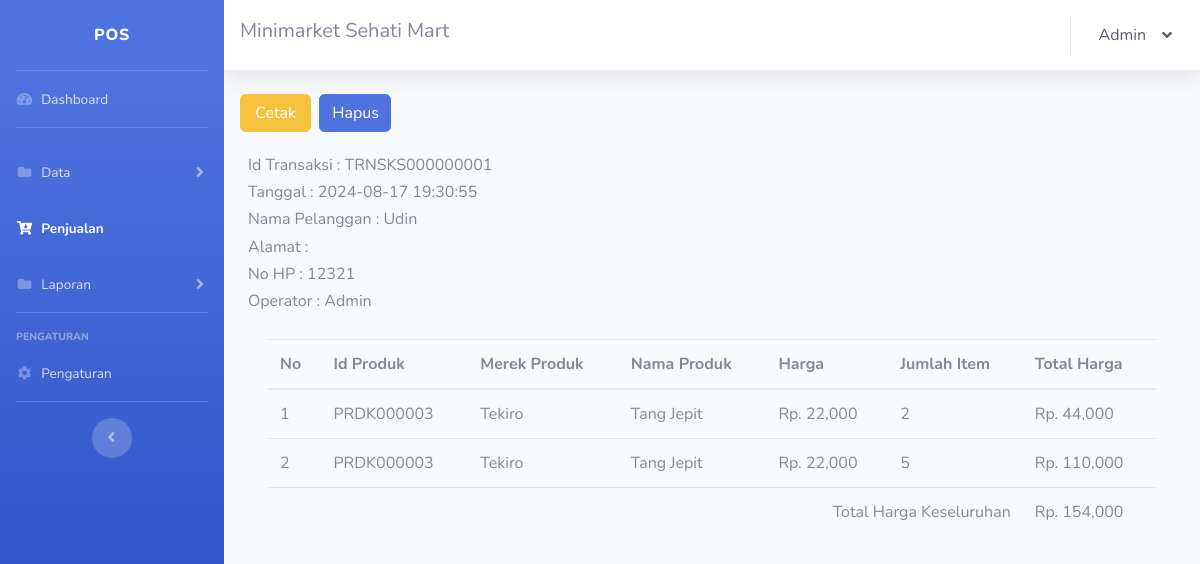
Page /penjualan_view.php?transaksi_id=TRNSKS000000001 (signed in) on the committed database.
### tables this page shows
CREATE TABLE `tbl_pengaturan` (
  `pengaturan_id` int NOT NULL,
  `pengaturan_nama_sidebar` text NOT NULL,
  `pengaturan_nama_navbar` text NOT NULL,
  `pengaturan_alamat` text NOT NULL,
  `pengaturan_no_hp` varchar(15) NOT NULL
);

CREATE TABLE `tbl_pengguna` (
  `pengguna_id` int NOT NULL,
  `pengguna_nama` text NOT NULL,
  `username` varchar(30) NOT NULL,
  `password` varchar(30) NOT NULL,
  `pengguna_pilihan` varchar(30) NOT NULL
);

CREATE TABLE `tbl_pelanggan` (
  `pelanggan_id` varchar(10) NOT NULL,
  `pelanggan_nama` text NOT NULL,
  `pelanggan_no_hp` varchar(15) NOT NULL
);

CREATE TABLE `tbl_transaksi` (
  `keranjang_id` int NOT NULL,
  `transaksi_id` varchar(15) NOT NULL,
  `tgl_wktu_transaksi` varchar(20) NOT NULL,
  `pelanggan_id` varchar(10) NOT NULL,
  `produk_id` varchar(10) NOT NULL,
  `jumlah_item` int NOT NULL,
  `total_harga_m` int NOT NULL,
  `total_harga` int NOT NULL,
  `total_bayar` int NOT NULL,
  `kembalian` int NOT NULL,
  `diskon` int NOT NULL DEFAULT '0',
  `pengguna` text NOT NULL
);

CREATE TABLE `tbl_produk` (
  `produk_id` varchar(10) NOT NULL,
  `produk_kategori` text NOT NULL,
  `produk_merek` text NOT NULL,
  `produk_nama` text NOT NULL,
  `produk_stok` int NOT NULL,
  `produk_harga_modal` int NOT NULL,
  `produk_harga_jual` int NOT NULL,
  `produk_satuan` varchar(30) NOT NULL
);

### penjualan_view.php (the view, shortened to what this page needs)
<!DOCTYPE html>
<html lang="en">
<?php
include 'config.php';
$query = "SELECT * FROM tbl_pengaturan";
$result = mysqli_query($config, $query);
$row = mysqli_fetch_assoc($result);
$pengaturan_nama_sidebar = $row["pengaturan_nama_sidebar"] ?? '';
$pengaturan_nama_navbar = $row["pengaturan_nama_navbar"] ?? '';
$query = "SELECT * FROM tbl_pengguna WHERE pengguna_id='{$_SESSION['pengguna_id']}'";
$result = mysqli_query($config, $query);
$row = mysqli_fetch_assoc($result);
$pengguna_nama = $row["pengguna_nama"] ?? '';
?>
<head>
    <link href="vendor/fontawesome-free/css/all.min.css" rel="stylesheet" type="text/css">
    <link href="css/sb-admin-2.min.css" rel="stylesheet">
</head>
<body id="page-top">
    <div id="wrapper">
        <ul class="navbar-nav bg-gradient-primary sidebar sidebar-dark accordion" id="accordionSidebar">
            <a class="sidebar-brand d-flex align-items-center justify-content-center" href="index.html">
                <div class="sidebar-brand-text mx-3"><?= htmlspecialchars($pengaturan_nama_sidebar) ?></div>
            </a>
            <hr class="sidebar-divider my-0">
            <li class="nav-item">
                <a class="nav-link" href="index.php">
                    <i class="fas fa-fw fa-tachometer-alt"></i>
                    <span>Dashboard</span></a>
            </li>
            <hr class="sidebar-divider">
            <li class="nav-item">
                <a class="nav-link collapsed" href="#" data-toggle="collapse" data-target="#collapseTwo" aria-expanded="true" aria-controls="collapseTwo">
                    <i class="fas fa-fw fa-folder"></i>
                    <span>Data</span>
                </a>
            </li>
            <li class="nav-item active">
                <a class="nav-link" href="penjualan.php">
                    <i class="fas fa-fw fa-cart-arrow-down"></i>
                    <span>Penjualan</span></a>
            </li>
            <li class="nav-item">
                <a class="nav-link collapsed" href="#" data-toggle="collapse" data-target="#collapseFour" aria-expanded="true" aria-controls="collapseTwo">
                    <i class="fas fa-fw fa-folder"></i>
                    <span>Laporan</span>
                </a>
            </li>
            <hr class="sidebar-divider">
            <div class="sidebar-heading">Pengaturan</div>
            <li class="nav-item">
                <a class="nav-link" href="pengaturan.php">
                    <i class="fas fa-fw fa-cog"></i>
                    <span>Pengaturan</span></a>
            </li>
            <hr class="sidebar-divider d-none d-md-block">
            <div class="text-center d-none d-md-inline">
                <button class="rounded-circle border-0" id="sidebarToggle"></button>
            </div>
        </ul>
        <div id="content-wrapper" class="d-flex flex-column">
            <div id="content">
                <nav class="navbar navbar-expand navbar-light bg-white topbar mb-4 static-top shadow">
                    <h5><?= htmlspecialchars($pengaturan_nama_navbar) ?></h5>
                    <ul class="navbar-nav ml-auto">
                        <li class="nav-item dropdown no-arrow">
                            <a class="nav-link dropdown-toggle text-dark" href="#" id="userDropdown" role="button" data-toggle="dropdown" aria-haspopup="true" aria-expanded="false">
                                <?= htmlspecialchars($pengguna_nama) ?>
                                <i class="ml-3 fas fa-angle-down"></i>
                            </a>
                        </li>
                    </ul>
                </nav>
                <div class="container-fluid">
                    <?php
                    $query = "SELECT transaksi_id, tgl_wktu_transaksi, pelanggan_id, SUM(jumlah_item) AS jumlah_item, SUM(total_harga) AS total_harga, pengguna
FROM tbl_transaksi
WHERE transaksi_id='{$_GET['transaksi_id']}'
GROUP BY transaksi_id, tgl_wktu_transaksi, pelanggan_id, pengguna
";
                    $result = mysqli_query($config, $query);
                    $transaksi = mysqli_fetch_assoc($result);
                    $transaksi_id = $transaksi["transaksi_id"] ?? '';
                    $tgl_wktu_transaksi = $transaksi["tgl_wktu_transaksi"] ?? '';
                    $pelanggan_id = $transaksi["pelanggan_id"] ?? '';
                    $pengguna = $transaksi["pengguna"] ?? '';
                    $query = "SELECT * FROM tbl_pelanggan WHERE pelanggan_id='$pelanggan_id'";
                    $result = mysqli_query($config, $query);
                    $pelanggan = mysqli_fetch_assoc($result);
                    $pelanggan_nama = $pelanggan["pelanggan_nama"] ?? '';
                    $pelanggan_alamat = $pelanggan["pelanggan_alamat"] ?? '';
                    $pelanggan_no_hp = $pelanggan["pelanggan_no_hp"] ?? '';
                    ?>
                    <div class="row my-4">
                        <div class="col-lg-1 px-1">
                            <a href="penjualan_cetak.php?transaksi_id=<?= htmlspecialchars($transaksi_id) ?>" class="btn btn-warning btn-block">Cetak</a>
                        </div>
                        <div class="col-lg-1 px-1">
                            <a href="penjualan_hapus_satuan.php?transaksi_id=<?= htmlspecialchars($transaksi_id) ?>" class="btn btn-primary btn-user btn-block">Hapus</a>
                        </div>
                    </div>
                    <h6>Id Transaksi : <?= htmlspecialchars($transaksi_id) ?> </h6>
                    <h6>Tanggal : <?= htmlspecialchars($tgl_wktu_transaksi) ?> </h6>
                    <h6>Nama Pelanggan : <?= htmlspecialchars($pelanggan_nama) ?> </h6>
                    <h6>Alamat : <?= htmlspecialchars($pelanggan_alamat) ?> </h6>
                    <h6>No HP : <?= htmlspecialchars($pelanggan_no_hp) ?> </h6>
                    <h6>Operator : <?= htmlspecialchars($pengguna) ?> </h6>
                    <div class="card-body">
                        <div class="table-responsive">
                            <table class="table" width="100%" cellspacing="0">
                                <thead>
                                    <tr>
                                        <th>No</th>
                                        <th>Id Produk</th>
                                        <th>Merek Produk</th>
                                        <th>Nama Produk</th>
                                        <th>Harga</th>
                                        <th>Jumlah Item</th>
                                        <th>Total Harga</th>
                                    </tr>
                                </thead>
                                <tbody>
                                    <?php
                                    $no = 1;
                                    $query = "SELECT * FROM tbl_transaksi WHERE transaksi_id='{$_GET['transaksi_id']}'";
                                    $result = mysqli_query($config, $query);
                                    while ($row = mysqli_fetch_assoc($result)) {
                                        $produk_id = htmlspecialchars($row["produk_id"]);
                                        $jumlah_item = htmlspecialchars($row["jumlah_item"]);
                                        $total_harga = number_format($row["total_harga"], 0);
                                        $query = "SELECT * FROM tbl_produk WHERE produk_id='$produk_id'";
                                        $result_produk = mysqli_query($config, $query);
                                        $produk = mysqli_fetch_assoc($result_produk);
                                        $produk_nama = htmlspecialchars($produk["produk_nama"]);
                                        $produk_merek = htmlspecialchars($produk["produk_merek"]);
                                        $produk_harga_jual = number_format($produk["produk_harga_jual"], 0);
                                        echo "
                                            <tr>
                                                <td>$no</td>
                                                <td>$produk_id</td>
                                                <td>$produk_merek</td>
                                                <td>$produk_nama</td>
                                                <td>Rp. $produk_harga_jual</td>
                                                <td>$jumlah_item</td>
                                                <td>Rp. $total_harga</td>
                                            </tr>
                                        ";
                                        $no++;
                                    }
                                    $query = "SELECT SUM(total_harga) AS total_harga FROM tbl_transaksi WHERE transaksi_id='{$_GET['transaksi_id']}'";
                                    $result = mysqli_query($config, $query);
                                    $total = mysqli_fetch_assoc($result);
                                    $total_harga_keseluruhan = number_format($total["total_harga"], 0);
                                    echo "
                                        <tr>
                                            <td colspan='6' align='right'>Total Harga Keseluruhan</td>
                                            <td>Rp. $total_harga_keseluruhan</td>
                                        </tr>
                                    ";
                                    ?>
                                </tbody>
                            </table>
                        </div>
                    </div>
                </div>
            </div>
        </div>
</body>
</html>

### rows in the picture
tbl_pengaturan: pengaturan_nama_sidebar "POS", pengaturan_nama_navbar "Minimarket Sehati Mart"
tbl_pengguna: pengguna_nama "Admin"
tbl_pelanggan: pelanggan_nama "Udin", pelanggan_no_hp "12321"
tbl_transaksi: produk "PRDK000003", produk.produk_merek "Tekiro", produk.produk_nama "Tang Jepit", produk.produk_harga_jual "22,000", jumlah_item "2", total_harga "44,000"
tbl_transaksi: produk "PRDK000003", produk.produk_merek "Tekiro", produk.produk_nama "Tang Jepit", produk.produk_harga_jual "22,000", jumlah_item "5", total_harga "110,000"

### other values in the picture
$transaksi_id "TRNSKS000000001"
$tgl_wktu_transaksi "2024-08-17 19:30:55"
$pengguna "Admin"
$total_harga_keseluruhan "154,000"
